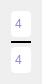
     <widget class="QWidget" name="layoutWidget">
      <property name="geometry">
       <rect>
        <x>780</x>
        <y>66</y>
        <width>31</width>
        <height>71</height>
       </rect>
      </property>
      <layout class="QVBoxLayout" name="time_sig">
       <property name="spacing">
        <number>0</number>
       </property>
       <item>
        <widget class="QLineEdit" name="timesig_num">
         <property name="minimumSize">
          <size>
           <width>0</width>
           <height>26</height>
          </size>
         </property>
         <property name="font">
          <font>
           <pointsize>9</pointsize>
          </font>
         </property>
         <property name="styleSheet">
          <string notr="true">QLineEdit {
	color: rgb(137, 137, 206);
	border-radius: 4px
}

QLineEdit:hover {
	background-color: rgb(24, 40, 40);
}</string>
         </property>
         <property name="inputMask">
          <string>00</string>
         </property>
         <property name="text">
          <string>4</string>
         </property>
         <property name="alignment">
          <set>Qt::AlignCenter</set>
         </property>
         <property name="placeholderText">
          <string/>
         </property>
        </widget>
       </item>
       <item>
        <widget class="Line" name="timesig_line">
         <property name="minimumSize">
          <size>
           <width>0</width>
           <height>10</height>
          </size>
         </property>
         <property name="font">
          <font>
           <pointsize>9</pointsize>
          </font>
         </property>
         <property name="frameShadow">
          <enum>QFrame::Plain</enum>
         </property>
         <property name="lineWidth">
          <number>2</number>
         </property>
         <property name="orientation">
          <enum>Qt::Horizontal</enum>
         </property>
        </widget>
       </item>
       <item>
        <widget class="QLineEdit" name="timesig_den">
         <property name="minimumSize">
          <size>
           <width>0</width>
           <height>26</height>
          </size>
         </property>
         <property name="font">
          <font>
           <pointsize>9</pointsize>
          </font>
         </property>
         <property name="styleSheet">
          <string notr="true">QLineEdit {
	color: rgb(137, 137, 206);
	border-radius: 4px
}

QLineEdit:hover {
	background-color: rgb(24, 40, 40);
}</string>
         </property>
         <property name="inputMask">
          <string>00</string>
         </property>
         <property name="text">
          <string>4</string>
         </property>
         <property name="alignment">
          <set>Qt::AlignCenter</set>
         </property>
         <property name="placeholderText">
          <string/>
         </property>
        </widget>
       </item>
      </layout>
     </widget>
